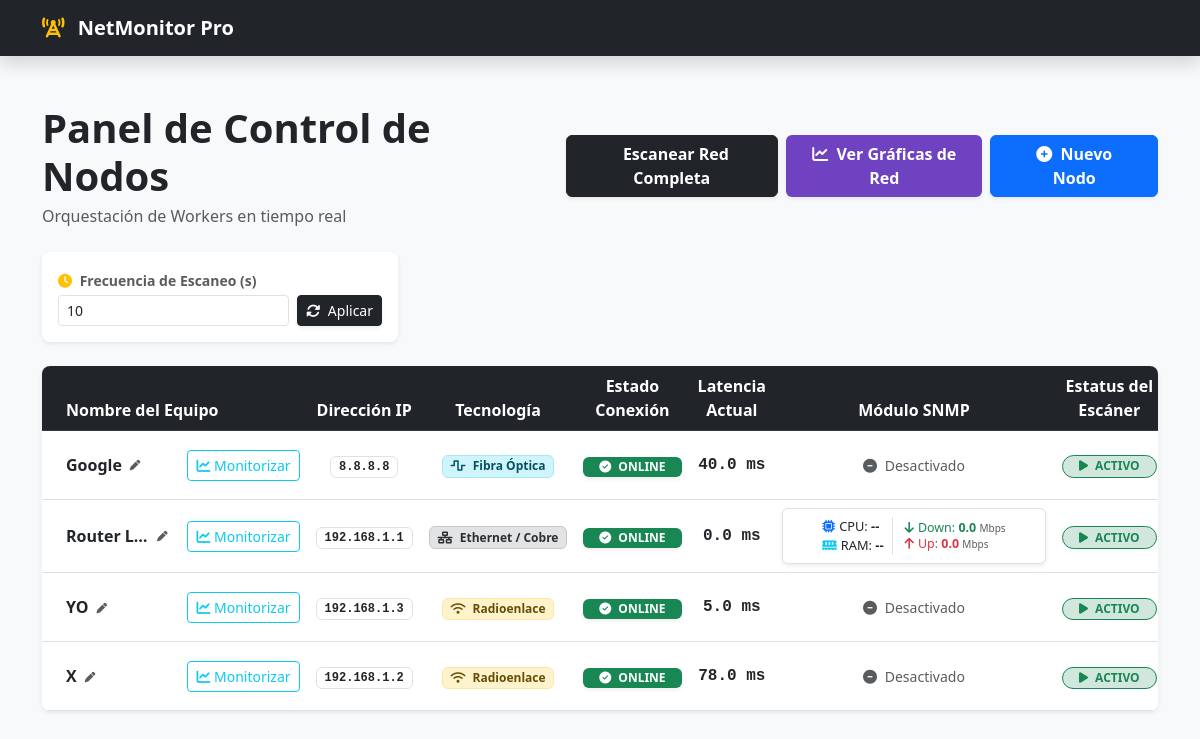
The app's page /, older data.
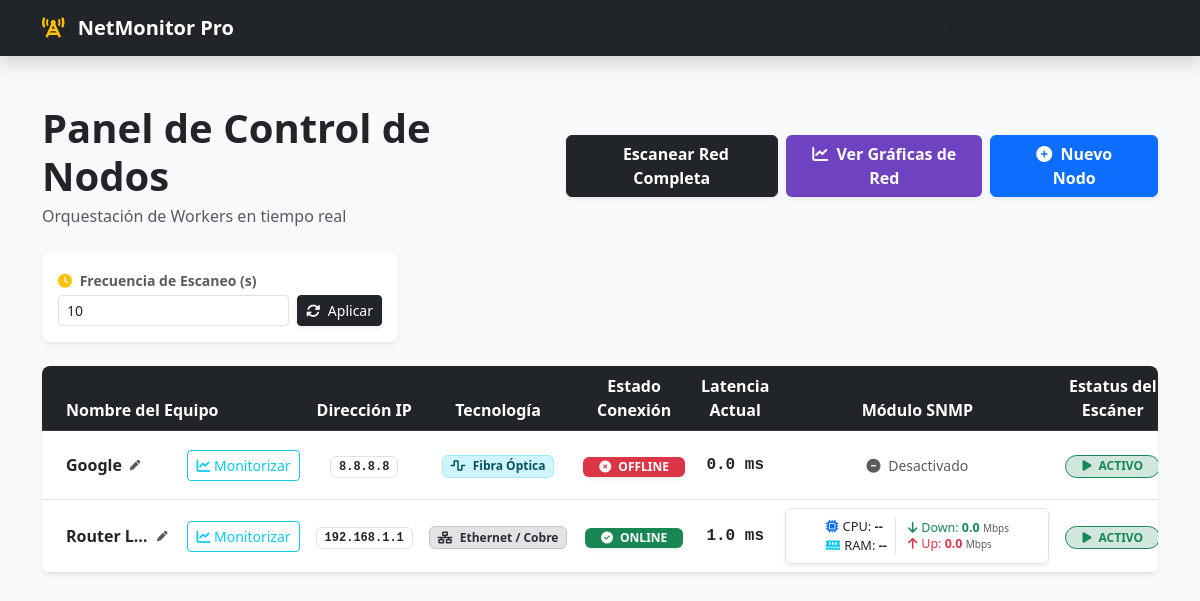
The same page, newer data.
### monitor_app/models.py (models this page shows, shortened)
class Nodo(models.Model):
    TECNOLOGIAS = [
        ("FO", "Fibra Óptica"),
        ("RE", "Radioenlace"),
        ("ETH", "Ethernet / Cobre"),
    ]
    nombre = models.CharField(max_length=100, unique=True)
    ip = models.GenericIPAddressField(unique=True)
    ubicacion = models.CharField(max_length=200, blank=True)
    tecnologia = models.CharField(
        max_length=3, choices=TECNOLOGIAS, default="FO"
    )
    monitoreo_activo = models.BooleanField(default=True)
    comunidad_snmp = models.CharField(
        max_length=50, default="public", blank=True
    )
    snmp_activo = models.BooleanField(default=False)
    creado_en = models.DateTimeField(auto_now_add=True)

class HistorialMetricas(models.Model):
    ESTADOS = [
        ("ONLINE", "Online"),
        ("DEGRADADO", "Degradado"),
        ("OFFLINE", "Offline"),
    ]
    nodo = models.ForeignKey(
        Nodo, on_delete=models.CASCADE, related_name="metricas"
    )
    timestamp = models.DateTimeField(auto_now_add=True)
    estado = models.CharField(max_length=10, choices=ESTADOS)
    latencia = models.FloatField()
    perdida = models.IntegerField()
    snmp_cpu = models.IntegerField(null=True, blank=True, help_text="Uso de CPU %")
    snmp_ram = models.IntegerField(null=True, blank=True, help_text="Uso de RAM %")
    velocidad_max_download = models.FloatField(
        null=True, blank=True, help_text="Mbps de Bajada (Speedtest)"
    )
    velocidad_max_subida = models.FloatField(null=True, blank=True, help_text="Mbps de Subida")
    class Meta:
        ordering = ["-timestamp"]

### monitor_app/views.py (the view)
# urls.py: path('', dashboard, name='dashboard'), # Nuestra página principal limpia
def dashboard(request):
    nodos = Nodo.objects.all()
    config, _ = ConfiguracionGlobal.objects.get_or_create(id=1)
    for nodo in nodos:
        ultima_metrica = nodo.metricas.first()
        if ultima_metrica:
            nodo.ultimo_estado = ultima_metrica.estado
            nodo.ultima_latencia = f"{ultima_metrica.latencia} ms"
        else:
            nodo.ultimo_estado = "SIN DATOS"
            nodo.ultima_latencia = "--"
    return render(request, 'monitor_app/dashboard.html', {
        'nodos': nodos,
        'intervalo_actual': config.intervalo_snmp
    })

### monitor_app/templates/monitor_app/dashboard.html (shortened to what this page needs)
<!DOCTYPE html>
<html lang="es">
<head>
    <link href="https://cdn.jsdelivr.net/npm/bootstrap@5.3.0/dist/css/bootstrap.min.css" rel="stylesheet">
    <link rel="stylesheet" href="https://cdnjs.cloudflare.com/ajax/libs/font-awesome/6.5.1/css/all.min.css">
</head>
<body class="bg-light">
    <nav class="navbar navbar-expand-lg navbar-dark bg-dark shadow">
        <div class="container">
            <a class="navbar-brand fw-bold" href="#">
                <i class="fa-solid fa-tower-cell text-warning me-2"></i> NetMonitor Pro
            </a>
            <span class="navbar-text d-none d-md-inline text-muted">
            </span>
        </div>
    </nav>
    <div class="container my-5">
        <div class="d-flex flex-column flex-md-row justify-content-between align-items-md-center gap-3 mb-4">
            <div>
                <h1 class="fw-bold text-dark mb-1">Panel de Control de Nodos</h1>
                <p class="text-muted mb-0">Orquestación de Workers en tiempo real</p>
            </div>
            <div class="d-flex gap-2">
                <a href="{% url 'barrido_red_local' %}" class="btn btn-dark shadow-sm fw-bold align-self-center">
                     Escanear Red Completa
                </a>
                <a href="{% url 'vista_graficas' %}" class="btn text-white shadow-sm fw-bold align-self-center"
                    style="background-color: #6f42c1;">
                    <i class="fa-solid fa-chart-line me-1"></i> Ver Gráficas de Red
                </a>
                <a href="/admin/monitor_app/nodo/add/" target="_blank"
                    class="btn btn-primary shadow-sm fw-bold px-4 align-self-center">
                    <i class="fa-solid fa-plus-circle me-1"></i> Nuevo Nodo
                </a>
            </div>
        </div>
        <div class="row mb-4">
            <div class="col-12 col-md-4">
                <div class="card shadow-sm border-0 rounded-3 p-3 bg-white">
                    <form action="{% url 'actualizar_intervalo' %}" method="POST"
                        class="d-flex align-items-center gap-2">
                        <div class="flex-grow-1">
                            <label class="form-label small fw-bold text-muted mb-1">
                                <i class="fa-solid fa-clock text-warning me-1"></i> Frecuencia de Escaneo (s)
                            </label>
                            <input type="number" name="intervalo" class="form-control form-control-sm"
                                value="{{ intervalo_actual }}" min="1" required>
                        </div>
                        <button type="submit" class="btn btn-sm btn-dark align-self-end shadow-sm">
                            <i class="fa-solid fa-rotate me-1"></i> Aplicar
                        </button>
                    </form>
                </div>
            </div>
        </div>
        <div class="card shadow-sm border-0 rounded-3 overflow-hidden">
            <div class="card-body p-0">
                <div class="table-responsive">
                    <table class="table table-hover align-middle mb-0 text-center">
                        <thead class="table-dark">
                            <tr>
                                <th class="text-start ps-4" style="min-width: 260px;">Nombre del Equipo</th>
                                <th>Dirección IP</th>
                                <th>Tecnología</th>
                                <th>Estado Conexión</th>
                                <th>Latencia Actual</th>
                                <th style="min-width: 280px;">Módulo SNMP</th>
                                <th>Estatus del Escáner</th>
                            </tr>
                        </thead>
                        <tbody>
                            {% for nodo in nodos %}
                            <tr>
                                <td class="text-start ps-4">
                                    <div class="d-flex align-items-center justify-content-between gap-2">
                                        <div class="d-flex align-items-center text-truncate me-2">
                                            <span id="nombre-texto-{{ nodo.id }}"
                                                class="fw-bold text-dark text-truncate me-1">{{ nodo.nombre }}</span>
                                            <button class="btn btn-sm text-muted p-1 border-0"
                                                onclick="activarEdicionNombre('{{ nodo.id }}')">
                                            </button>
                                        </div>
                                        <a href="{% url 'vista_graficas' nodo.id %}"
                                            class="btn btn-sm btn-outline-info flex-shrink-0" title="Ver Osciloscopio">
                                            <i class="fa-solid fa-chart-line"></i> Monitorizar
                                        </a>
                                    </div>
                                </td>
                                <td>
                                    <span
                                        class="badge bg-white text-dark border font-monospace px-2 py-1">{{ nodo.ip }}</span>
                                </td>
                                <td>
                                    {% if nodo.tecnologia == "FO" %}
                                    <span class="badge bg-info-subtle text-info-emphasis border border-info-subtle">
                                        <i class="fa-solid fa-wave-square me-1"></i> {{ nodo.get_tecnologia_display }}
                                    </span>
                                    {% elif nodo.tecnologia == "RE" %}
                                    <span
                                        class="badge bg-warning-subtle text-warning-emphasis border border-warning-subtle">
                                        <i class="fa-solid fa-wifi me-1"></i> {{ nodo.get_tecnologia_display }}
                                    </span>
                                    {% else %}
                                    <span
                                        class="badge bg-secondary-subtle text-secondary-emphasis border border-secondary-subtle">
                                        <i class="fa-solid fa-network-wired me-1"></i> {{ nodo.get_tecnologia_display }}
                                    </span>
                                    {% endif %}
                                </td>
                                <td id="estado-{{ nodo.id }}">
                                    {% if nodo.ultimo_estado == "ONLINE" %}
                                    <span class="badge bg-success text-white px-3 py-1.5 shadow-sm"><i
                                            class="fa-solid fa-circle-check me-1"></i> ONLINE</span>
                                    {% elif nodo.ultimo_estado == "DEGRADADO" %}
                                    <span class="badge bg-warning text-dark px-3 py-1.5 shadow-sm"><i
                                            class="fa-solid fa-triangle-exclamation me-1"></i> DEGRADADO</span>
                                    {% elif nodo.ultimo_estado == "OFFLINE" %}
                                    <span class="badge bg-danger text-white px-3 py-1.5 shadow-sm"><i
                                            class="fa-solid fa-circle-xmark me-1"></i> OFFLINE</span>
                                    {% elif nodo.ultimo_estado == "DESACTIVADO" %}
                                    <span class="badge bg-dark text-muted px-3 py-1.5 shadow-sm"><i
                                            class="fa-solid fa-power-off me-1"></i> APAGADO</span>
                                    {% else %}
                                    <span class="badge bg-secondary text-white px-3 py-1.5"><i
                                            class="fa-solid fa-question me-1"></i> SIN LECTURAS</span>
                                    {% endif %}
                                </td>
                                <td id="latencia-{{ nodo.id }}" class="font-monospace fw-bold text-dark">
                                    {{ nodo.ultima_latencia }}
                                </td>
                                <td>
                                    {% if nodo.snmp_activo %}
                                    <div class="d-flex align-items-center justify-content-center gap-2 bg-white p-2 border rounded shadow-sm mx-auto"
                                        style="max-width: 320px;">
                                        <div class="text-start border-end pe-2" style="font-size: 0.8rem;">
                                            <span class="d-block text-dark"><i
                                                    class="fa-solid fa-microchip text-primary me-1"></i>CPU:
                                                <strong>{% if nodo.metricas.first.snmp_cpu %}{{ nodo.metricas.first.snmp_cpu }}%{% else %}--{% endif %}</strong></span>
                                            <span class="d-block text-dark"><i
                                                    class="fa-solid fa-memory text-info me-1"></i>RAM:
                                                <strong>{% if nodo.metricas.first.snmp_ram %}{{ nodo.metricas.first.snmp_ram }}%{% else %}--{% endif %}</strong></span>
                                        </div>
                                        <div class="text-start ps-1" style="font-size: 0.78rem; line-height: 1.3;">
                                            <span class="d-block text-success">
                                                <i class="fa-solid fa-arrow-down me-1"></i>Down:
                                                <strong>{{ nodo.metricas.first.velocidad_max_download|default:"0.0" }}</strong>
                                                <span class="text-muted" style="font-size: 10px;">Mbps</span>
                                            </span>
                                            <span class="d-block text-danger">
                                                <i class="fa-solid fa-arrow-up me-1"></i>Up:
                                                <strong>{{ nodo.metricas.first.velocidad_max_subida|default:"0.0" }}</strong>
                                                <span class="text-muted" style="font-size: 10px;">Mbps</span>
                                            </span>
                                        </div>
                                    </div>
                                    {% else %}
                                    <span class="text-muted small"><i class="fa-solid fa-circle-minus me-1"></i>
                                        Desactivado</span>
                                    {% endif %}
                                </td>
                                <td>
                                    {% if nodo.monitoreo_activo %}
                                    <span
                                        class="badge rounded-pill bg-success-subtle text-success border border-success px-3 py-1.5"><i
                                            class="fa-solid fa-play me-1"></i> ACTIVO</span>
                                    {% else %}
                                    <span
                                        class="badge rounded-pill bg-danger-subtle text-danger border border-danger px-3 py-1.5"><i
                                            class="fa-solid fa-pause me-1"></i> PAUSADO</span>
                                    {% endif %}
                                </td>
                            </tr>
                            {% endfor %}
                        </tbody>
                    </table>
                </div>
            </div>
        </div>
    </div>
</body>
</html>

Row changes from the older to the newer data that the page shows:
removed Nodo: nombre "YO", ip "192.168.1.3", tecnologia "Radioenlace", shows "ONLINE", ultima_latencia "5.0 ms", snmp_activo False (drawn), monitoreo_activo True (drawn)
removed Nodo: nombre "X", ip "192.168.1.2", tecnologia "Radioenlace", shows "ONLINE", ultima_latencia "78.0 ms", snmp_activo False (drawn), monitoreo_activo True (drawn)
computed for Nodo "Google": ultima_latencia "40.0 ms" → "0.0 ms"; text "ONLINE" → "OFFLINE"
computed for Nodo "Ethernet / Cobre": ultima_latencia "0.0 ms" → "1.0 ms"
